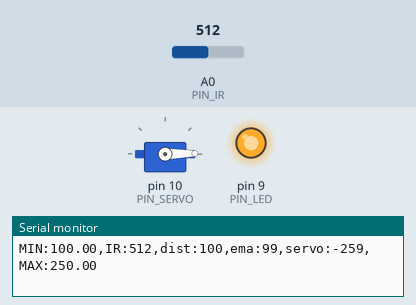
Recording of a sketch running on a simulated Arduino Uno, built with avr-gcc and run on an emulated ATmega328P. Shown: servo, output pins drawn as LEDs (lit = HIGH), the last lines printed to the serial monitor. The test bench sets the inputs (shaded band); at power-on: A0 (PIN_IR) = 512.

Above: at 1.2 s.
1.3 s: A0 (PIN_IR) set to 359
2.8 s: A0 (PIN_IR) set to 329
At 4.0 s:
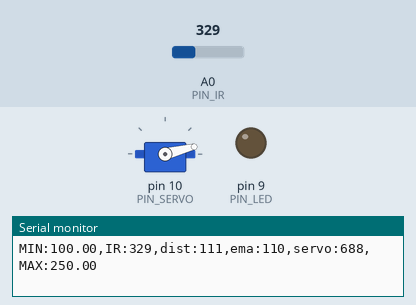
4.3 s: A0 (PIN_IR) set to 306
At 5.1 s:
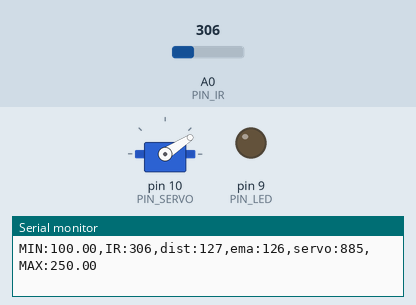
5.8 s: A0 (PIN_IR) set to 240
At 6.3 s:
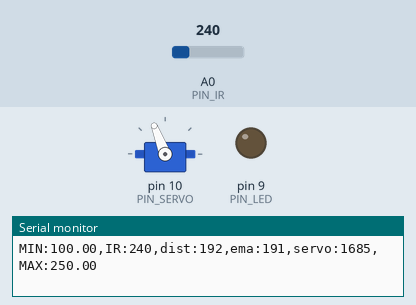
7.3 s: A0 (PIN_IR) set to 260
At 8.5 s:
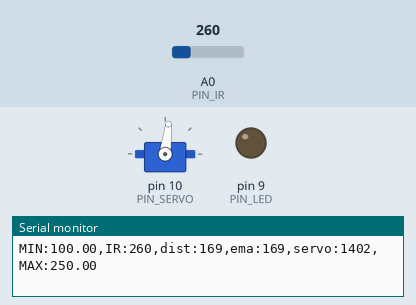
8.8 s: A0 (PIN_IR) set to 511
At 9.7 s:
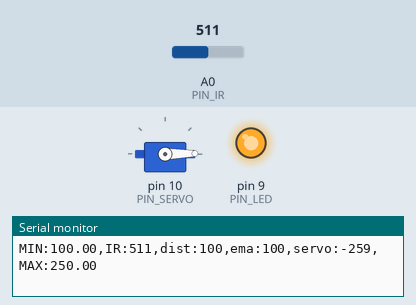
Timing chart, 0 to 11.3 s (numbered marks = the images above; inputs shaded):
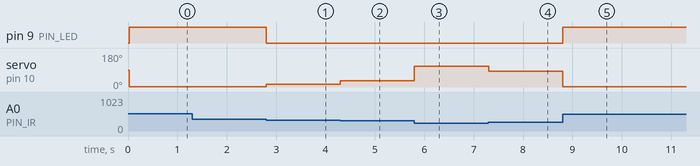

The sketch:

17_example_1.ino
```cpp
#include <Servo.h>

#define PIN_LED 9
#define PIN_IR A0
#define PIN_SERVO 10

#define _DUTY_MIN 553
#define _DUTY_NEU 1476
#define _DUTY_MAX 2399

#define _DIST_MIN 100.0
#define _DIST_MAX 250.0

#define EMA_ALPHA 0.5
#define LOOP_INTERVAL 25

Servo myservo;

unsigned long last_loop_time;
int dist, dist_ema, dist_prev = _DIST_MIN;
int duty;

void setup()
{
  pinMode(PIN_LED, OUTPUT);
  pinMode(PIN_IR, INPUT);
  myservo.attach(PIN_SERVO);
  myservo.writeMicroseconds(_DUTY_NEU);

  Serial.begin(1000000);
}

void loop()
{
  unsigned long time_curr = millis();

  if (time_curr < (last_loop_time + LOOP_INTERVAL))
    return;

  int value = analogRead(PIN_IR);
  dist = (6762.0/(value-9)-4.0)*10.0 - 60.0;
  duty = (_DUTY_MIN) + (((_DUTY_MAX)-(_DUTY_MIN))/(150.0))*((dist)-100);

  if (dist < _DIST_MIN){
    dist = _DIST_MIN;
    digitalWrite(PIN_LED, 1);
    myservo.writeMicroseconds(_DUTY_MIN);
  } else if (dist <= _DIST_MAX){
    digitalWrite(PIN_LED, 0);
    myservo.writeMicroseconds(duty);
  } else if ( dist > _DIST_MAX){
    dist = _DIST_MAX;
    digitalWrite(PIN_LED, 1);
    myservo.writeMicroseconds(_DUTY_MAX);
  }

  dist_ema = (EMA_ALPHA * dist) + ((1 - EMA_ALPHA)*dist_ema);

  Serial.print("MIN:");     Serial.print(_DIST_MIN);
  Serial.print(",IR:");     Serial.print(value);
  Serial.print(",dist:");   Serial.print(dist);
  Serial.print(",ema:");     Serial.print(dist_ema);
  Serial.print(",servo:");  Serial.print(duty);
  Serial.print(",MAX:");    Serial.print(_DIST_MAX);
  Serial.println("");

  last_loop_time += LOOP_INTERVAL;
}
```

Measured:
- the behaviour switches between 348 and 347 on A0 (PIN_IR) (found by bisection; images 0 and 1)
- after the input at 2.8 s, pin 9 (PIN_LED): HIGH → LOW at once; servo on pin 10 (PIN_SERVO): 1° → 14° at once
- after the input at 4.3 s, servo on pin 10 (PIN_SERVO): 14° → 33° at once
- after the input at 5.8 s, servo on pin 10 (PIN_SERVO): 33° → 111° at once
- after the input at 7.3 s, servo on pin 10 (PIN_SERVO): 111° → 83° at once
- after the input at 8.8 s, pin 9 (PIN_LED): LOW → HIGH at once; servo on pin 10 (PIN_SERVO): 83° → 1° at once
